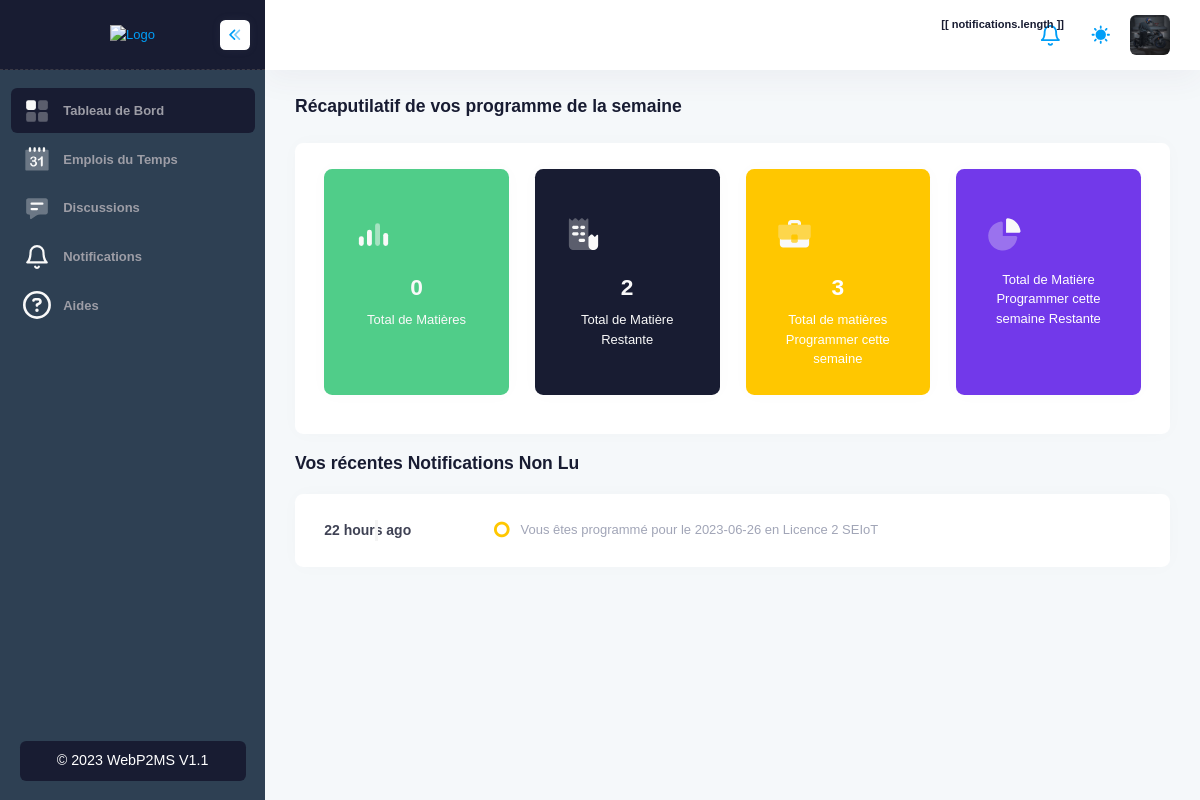
Before: / (signed in) with the older database file.
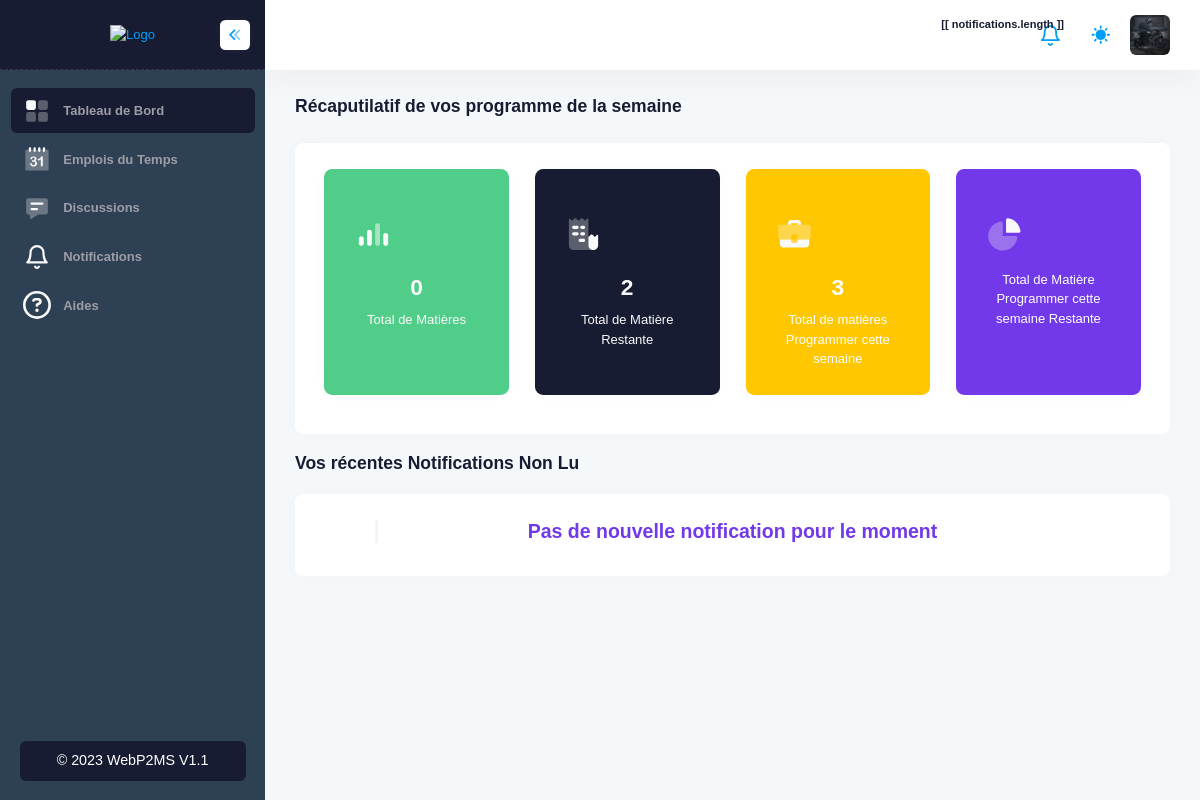
After: the same page with the newer database file.
### App/models.py (models this page shows, shortened)
class Notification(models.Model):
    user = models.ForeignKey(
        MyUser, on_delete=models.CASCADE, related_name='notifications')
    message = models.CharField(max_length=255)
    elt = models.IntegerField()
    category = models.CharField(max_length=50, default="shedule")
    is_opened = models.BooleanField(default=False, blank=True)
    created_at = models.DateTimeField(auto_now_add=True)
    class Meta:
        ordering = ['-created_at']

### App/views.py (the view)
# urls.py: path('', views.default, name='default'),
@login_required
def default(request):
    try:
        total_subject_student = models.Subject.objects.filter(level_id=request.user.level.id).count()
    except:
        total_subject_student = 0
    context = {
        'total_students': User.objects.filter().count(),
        'total_teachers': User.objects.filter(is_teacher=True).count(),
        'total_subjects': models.Subject.objects.all().count(),
        'total_classroom': models.Classroom.objects.all().count(),
        'notifications': request.user.notifications.filter(is_opened=False),
        'total_subject_student': total_subject_student,
        'total_subject_w': 2,
        'total_subject_week': 3,
        'total_subject_week_w': 1,
    }
    return render(request, 'app/default.html', context)

### template/app/default.html (shortened to what the changed rows need)
{% extends 'base/base.html' %}
{% load humanize %}
{% block 'main' %}
<div class="d-flex flex-column flex-column-fluid">
    <div id="kt_app_toolbar" class="app-toolbar py-4 py-lg-8">
        <div id="kt_app_toolbar_container" class="app-container container-xxl d-flex flex-stack">
            <div class="page-title d-flex flex-column justify-content-center flex-wrap me-3">
                <h1 class="page-heading d-flex text-dark fw-bold fs-3 flex-column justify-content-center my-0">
                    {% if user.is_staff or user.is_superuser and not user.is_teacher %}
                    Tableau de Bord
                    {% elif user.is_teacher %}
                        Récaputilatif de vos programme de la semaine
                    {% else %}
                    Page récaputilative de la {{ user.level.slug }}
                    {% endif %}
                </h1>
            </div>
        </div>
    </div>
    <div id="kt_app_content" class="app-content flex-column-fluid">
        <div id="kt_app_content_container" class="app-container container-xxl">
            <div class="my-3 card">
                <div class="card-body">
                    <div class="timeline-label">
                        {% for n in notifications %}
                        <div class="timeline-item">
                            <div class="timeline-label w-175px fw-bold text-gray-800 fs-6">
                                {{ n.created_at|naturaltime }}
                            </div>
                            <div class="timeline-badge">
                                <i class="fa fa-genderless text-warning fs-1"></i>
                            </div>
                            <div class="fw-mormal timeline-content text-muted ps-3">
                                {{ n.message }}
                            </div>
                        </div>
                        {% empty %}
                        <h2 class="text-center text-info">Pas de nouvelle notification pour le moment</h2>
                        {% endfor %}
                    </div>
                </div>
            </div>
        </div>
    </div>
</div>
{% endblock %}

Changed rows visible on the page:
removed Notification: created_at "22 hours ago", message "Vous êtes programmé pour le 2023-06-26 en Licence 2 SEIoT"
Other visible differences:
text now shown: "Pas de nouvelle notification pour le moment"
